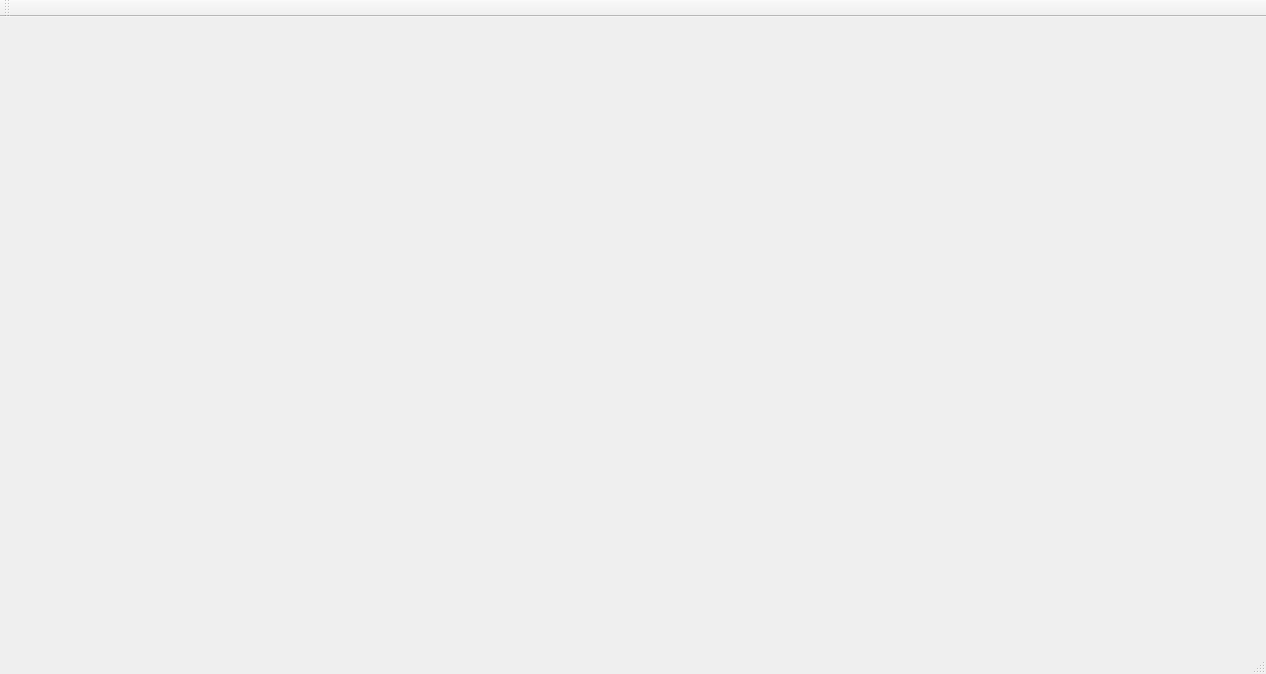
<?xml version="1.0" encoding="UTF-8"?>
<ui version="4.0">
 <class>MainWindowClass</class>
 <widget class="QMainWindow" name="MainWindowClass">
  <property name="geometry">
   <rect>
    <x>0</x>
    <y>0</y>
    <width>1266</width>
    <height>674</height>
   </rect>
  </property>
  <property name="windowTitle">
   <string>MainWindow</string>
  </property>
  <property name="animated">
   <bool>true</bool>
  </property>
  <widget class="QWidget" name="centralWidget"/>
  <widget class="QMenuBar" name="menuBar">
   <property name="geometry">
    <rect>
     <x>0</x>
     <y>0</y>
     <width>1266</width>
     <height>22</height>
    </rect>
   </property>
  </widget>
  <widget class="QToolBar" name="mainToolBar">
   <attribute name="toolBarArea">
    <enum>TopToolBarArea</enum>
   </attribute>
   <attribute name="toolBarBreak">
    <bool>false</bool>
   </attribute>
  </widget>
  <widget class="QStatusBar" name="statusBar"/>
 </widget>
 <layoutdefault spacing="6" margin="11"/>
 <resources>
  <include location="MainWindow.qrc"/>
 </resources>
 <connections/>
</ui>
